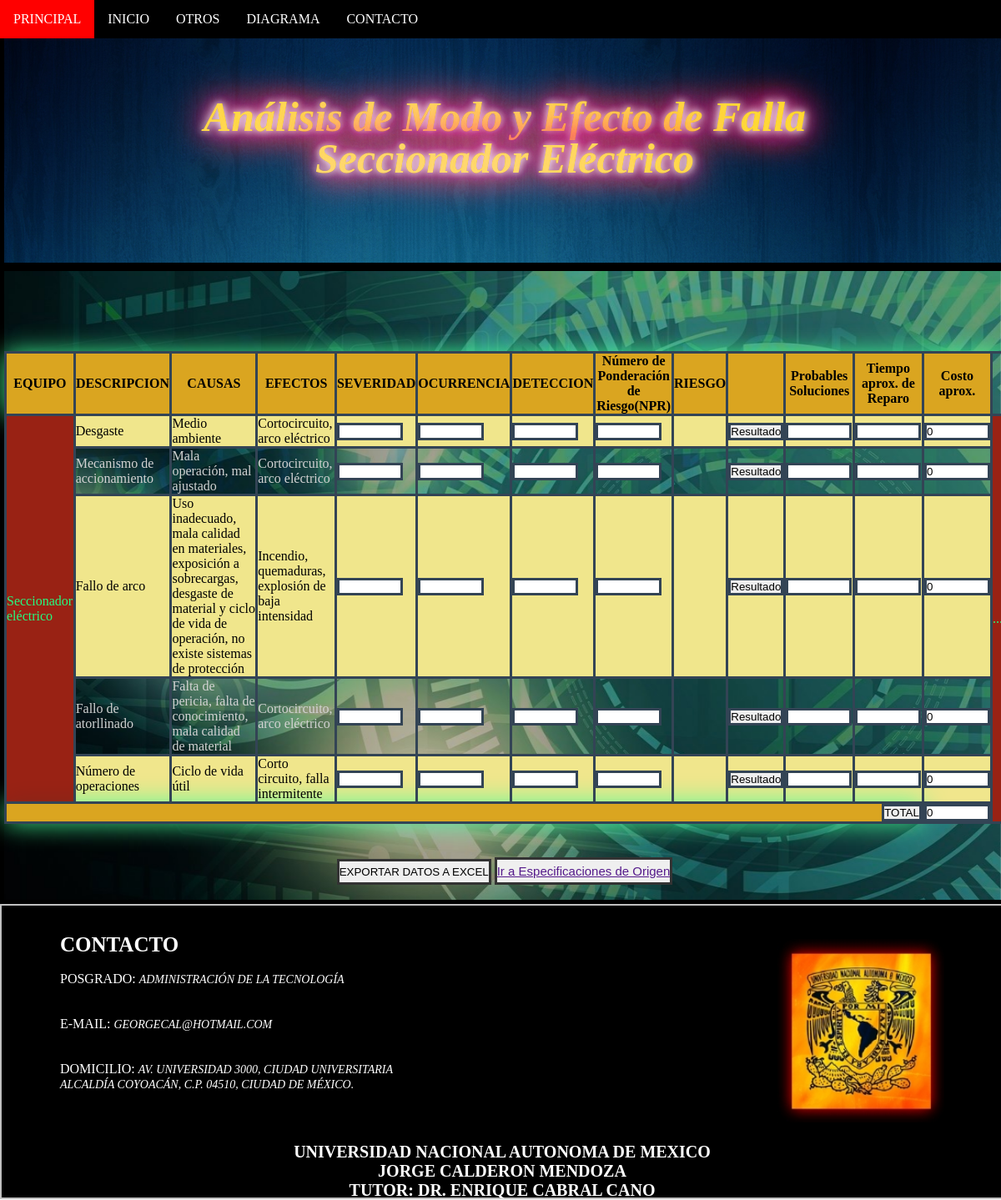
/SeccionadorElec/, run on the app's committed database.
### TES/models.py (models this page shows, shortened)
class Post(models.Model):
    Autor = models.ForeignKey('auth.User', on_delete=models.CASCADE)
    Elemento = models.CharField(max_length=200)
    Descripción_1 = models.CharField(max_length=200)
    Causa_1 = models.TextField()
    Efectos_1 = models.TextField()
    Descripción_2 = models.CharField(max_length=200)
    Causa_2 = models.TextField()
    Efectos_2 = models.TextField()
    Descripción_3 = models.CharField(max_length=200)
    Causa_3 = models.TextField()
    Efectos_3 = models.TextField()
    Descripción_4 = models.CharField(max_length=200)
    Causa_4 = models.TextField()
    Efectos_4 = models.TextField()
    Descripción_5 = models.CharField(max_length=200)
    Causa_5 = models.TextField()
    Efectos_5 = models.TextField()
    Descripción_6 = models.CharField(max_length=200)
    Causa_6 = models.TextField()
    Efectos_6 = models.TextField()
    Descripción_7 = models.CharField(max_length=200)
    Causa_7 = models.TextField()
    Efectos_7 = models.TextField()
    Descripción_8 = models.CharField(max_length=200)
    Causa_8 = models.TextField()
    Efectos_8 = models.TextField()
    Descripción_9 = models.CharField(max_length=200)
    Causa_9 = models.TextField()
    Efectos_9 = models.TextField()
    Descripción_10 = models.CharField(max_length=200)
    Causa_10 = models.TextField()
    Efectos_10 = models.TextField()
    Descripción_11 = models.CharField(max_length=200)
    Causa_11 = models.TextField()
    Efectos_11 = models.TextField()
    Descripción_12 = models.CharField(max_length=200)
    Causa_12 = models.TextField()
    Efectos_12 = models.TextField()
    Datos_Creados = models.DateTimeField(
            default=timezone.now)
    Datos_Publicados = models.DateTimeField(
            blank=True, null=True)

### TES/views.py (the view)
# urls.py: path('SeccionadorElec/', views.SeccionadorElec, name='SeccionadorElec'),
def SeccionadorElec(request):
    posts = Post.objects.filter(Elemento='Seccionador eléctrico')
    return render(request, 'SeccionadorElec.html', {'posts': posts})

### TES/templates/SeccionadorElec.html (shortened to what this page needs)
<!DOCTYPE html>
<html lang="es">
<head>
		   {%load static%}
       <link rel="stylesheet" href="{%static 'css/O.css' %}">
</head>
	<header>
		<div class="navbar">
  <a href="/">PRINCIPAL</a>
  <div class="subnav">
    <a href="#">INICIO</a>
  </div>
  <div class="subnav">
    <button class="subnavbtn">OTROS</button>
  </div>
  <div class="subnav">
    <a href="/Diagrama">DIAGRAMA</a>
  </div>
  <a href="#footer">CONTACTO</a>
</div>
	</header>
<body>
{%load static%}
<div style= "background: url({% static 'Ima/91.jpg'%});
border: 5px solid black;
font: italic bold 50px/50px Times New Roman, serif;
text-align:center;
margin: auto; width: 100%; height: 100%; padding-top: 60px; padding-bottom: : 60px;">
	<a class = "v" href="/">Análisis de Modo y Efecto de Falla <br>Seccionador Eléctrico</br></a>
 </div>
{%load static%}
<div style= "background: url({% static 'Ima/120.jpg'%}); border: 5px solid black; width: 100%; padding-top: 60px; padding-bottom: : 60px;
background-attachment: fixed;
background-position: center;
background-repeat: no-repeat;
background-size: cover;">
<div>
{% for Post in posts %}
    <table id="tabla" >
      <tr style="background-color:goldenrod; box-shadow: 0 0 30px #4f9;">
        <th>EQUIPO</th>
        <th>DESCRIPCION</th>
        <th>CAUSAS</th>
        <th>EFECTOS</th>
        <th>SEVERIDAD</th>
        <th>OCURRENCIA</th>
        <th>DETECCION</th>
        <th>Número de Ponderación de Riesgo(NPR)</th>
        <th>RIESGO</th>
        <th></th>
				<th>Probables Soluciones</th>
        <th>Tiempo aprox. de Reparo</th>
        <th>Costo aprox.</th>
     </tr>
      <tr style="background-color: khaki;">
        {%load static%}
        <td rowspan="5" style="color:springgreen; background: darkred; opacity: 0.85; box-shadow: 0 0 30px #4f9;">{{ Post.Elemento|linebreaksbr }}</td>
        <td>{{ Post.Descripción_1|linebreaksbr }}</td>
        <td>{{ Post.Causa_1|linebreaksbr }}</td>
        <td>{{ Post.Efectos_1|linebreaksbr }}</td>
        <td><label for="a"></label>
        <input type="text" name="a" id="a" maxlength= "2" size="7"></td>
        <td><label for="b"></label>
        <input type="text" name="b" id="b" maxlength= "2" size="7"></td>
        <td><label for="c"></label>
        <input type="text" name="c" id="c" maxlength= "2" size="7"></td>
        <td id= "m"><label for="d"></label>
        <input type="text" name="d" id="d"  maxlength= "4" size="7"></td>
        <td id= "n"><label for="e"></label></td>
        <td><input type="button" onclick="valor (); m ();" name="r" id="r" value="Resultado"></td>
				<td><label for="g"></label>
        <input type="text" name="g" id="g" maxlength= "60" size="7"></td>
        <td><label for="k"></label>
        <input type="text" name="k" id="k" maxlength= "25" size="7"></td>
        <td><label for="l"></label>
        <input type="text" name="l" id="l" maxlength= "10" size="7" value = 0></td>
        <td rowspan="12" style="color:springgreen; background: darkred; opacity: 0.85; box-shadow: 0 0 30px #4f9;">...</td>
      </tr>
      <tr>
        <td style= "color:lightgray";>{{ Post.Descripción_2|linebreaksbr }}</td>
        <td style= "color:lightgray";>{{ Post.Causa_2|linebreaksbr }}</td>
        <td style= "color:lightgray";>{{ Post.Efectos_2|linebreaksbr }}</td>
        <td><label for="a1"></label>
        <input type="text" name="a1" id="a1" maxlength= "2" size="7"></td>
        <td><label for="b1"></label>
        <input type="text" name="b1" id="b1" maxlength= "2" size="7"></td>
        <td><label for="c1"></label>
        <input type="text" name="c1" id="c1" maxlength= "2" size="7"></td>
        <td id= "m1"><label for="d1"></label>
        <input type="text" name="d1" id="d1"  maxlength= "4" size="7"></td>
        <td id= "n1"><label for="e1"></label></td>
        <td><input type="button" onclick="valor1 (); m1 ();" name="r1" id="r1" value="Resultado"></td>
				<td><label for="g1"></label>
        <input type="text" name="g1" id="g1" maxlength= "60" size="7"></td>
        <td><label for="k1"></label>
        <input type="text" name="k1" id="k1" maxlength= "25" size="7"></td>
        <td><label for="l"></label>
        <input type="text" name="l1" id="l1" maxlength= "10" size="7" value = 0></td>
      </tr>
      <tr  style="background-color:khaki;">
        <td>{{ Post.Descripción_3|linebreaksbr }}</td>
        <td>{{ Post.Causa_3|linebreaksbr }}</td>
        <td>{{ Post.Efectos_3|linebreaksbr }}</td>
        <td><label for="a2"></label>
        <input type="text" name="a2" id="a2" maxlength= "2" size="7"></td>
        <td><label for="b2"></label>
        <input type="text" name="b2" id="b2" maxlength= "2" size="7"></td>
        <td><label for="c2"></label>
        <input type="text" name="c2" id="c2" maxlength= "2" size="7"></td>
        <td id= "m2"><label for="d2"></label>
        <input type="text" name="d2" id="d2"  maxlength= "4" size="7"></td>
        <td id= "n2"><label for="e2"></label></td>
        <td><input type="button" onclick="valor2 (); m2 ();" name="r2" id="r2" value="Resultado"></td>
				<td><label for="g2"></label>
        <input type="text" name="g2" id="g2" maxlength= "60" size="7"></td>
        <td><label for="k2"></label>
        <input type="text" name="k2" id="k2" maxlength= "25" size="7"></td>
        <td><label for="l"></label>
        <input type="text" name="l2" id="l2" maxlength= "10" size="7" value = 0></td>
      </tr>
      <tr>
        <td style= "color:lightgray";>{{ Post.Descripción_4|linebreaksbr }}</td>
        <td style= "color:lightgray";>{{ Post.Causa_4|linebreaksbr }}</td>
        <td style= "color:lightgray";>{{ Post.Efectos_4|linebreaksbr }}</td>
        <td><label for="a3"></label>
        <input type="text" name="a3" id="a3" maxlength= "2" size="7"></td>
        <td><label for="b3"></label>
        <input type="text" name="b3" id="b3" maxlength= "2" size="7"></td>
        <td><label for="c3"></label>
        <input type="text" name="c3" id="c3" maxlength= "2" size="7"></td>
        <td id= "m3"><label for="d3"></label>
        <input type="text" name="d3" id="d3"  maxlength= "4" size="7"></td>
        <td id= "n3"><label for="e3"></label></td>
        <td><input type="button" onclick="valor3 (); m3 ();" name="r3" id="r3" value="Resultado"></td>
				<td><label for="g3"></label>
        <input type="text" name="g3" id="g3" maxlength= "60" size="7"></td>
        <td><label for="k3"></label>
        <input type="text" name="k3" id="k3" maxlength= "25" size="7"></td>
        <td><label for="l3"></label>
        <input type="text" name="l3" id="l3" maxlength= "10" size="7" value = 0></td>
      </tr>
      <tr style="background-color:khaki;">
        <td>{{ Post.Descripción_5|linebreaksbr }}</td>
        <td>{{ Post.Causa_5|linebreaksbr }}</td>
        <td>{{ Post.Efectos_5|linebreaksbr }}</td>
        <td><label for="a4"></label>
        <input type="text" name="a4" id="a4" maxlength= "2" size="7"></td>
        <td><label for="b4"></label>
        <input type="text" name="b4" id="b4" maxlength= "2" size="7"></td>
        <td><label for="c4"></label>
        <input type="text" name="c4" id="c4" maxlength= "2" size="7"></td>
        <td id= "m4"><label for="d4"></label>
        <input type="text" name="d4" id="d4"  maxlength= "4" size="7"></td>
        <td id= "n4"><label for="e4"></label></td>
        <td><input type="button" onclick="valor4 (); m4 ();" name="r4" id="r4" value="Resultado"></td>
				<td><label for="g4"></label>
        <input type="text" name="g4" id="g4" maxlength= "60" size="7"></td>
        <td><label for="k4"></label>
        <input type="text" name="k4" id="k4" maxlength= "25" size="7"></td>
        <td><label for="l4"></label>
        <input type="text" name="l4" id="l4" maxlength= "10" size="7" value = 0></td>
      </tr>
      <tr>
        <td colspan="12" align= "right" style="background-color:goldenrod; box-shadow: 0 0 30px #4f9;"><input type="button" onclick="valor12 ();" name="r12" id="r12" value="TOTAL"></td>
        <td><label for="l12"></label>
        <input type="text" name="l12" id="l12" maxlength= "10" size="7" value = 0></td>
      </tr>
</table>
{% endfor %}
<div  style= "padding-top: 40px;" align= "center">
<button style = "border : 3px solid #333; padding-top: 5px; padding-bottom: 5px;" id="btnExportar"> EXPORTAR DATOS A EXCEL</button>
<button style = "border : 3px solid #333; padding-top: 5px; padding-bottom: 5px;" id="btnExportar"><a href="" style= "font-size: 15px;"> Ir a Especificaciones de Origen<a></button>
</div>
{% load static %}
</div>
</div>
{% load static %}
</body>
<footer id= "footer"; style="width: 100%;">
{% load static %}
<img src="{% static 'Ima/UNAM1.jpg' %}" WIDTH=200 HEIGHT=220 align= "right" style="margin-right: 70px; margin-top: 40px;"></img>
<br>
<h6 style="margin-left: 70px; margin-top: 15px; font-size: 25px;"> CONTACTO </h6>
  <div style="margin-left: 70px;" class="row">
   <label for="name">POSGRADO:</label>
   <label style= "font-size: 14px;"><i>Administración de la Tecnología</i></label>
 </div>
 <br></br>
 <div style="margin-left: 70px;" class="row">
   <label for="email">E-MAIL:</label>
	 <label style= "font-size: 14px;"><i>georgecal@hotmail.com</i></label>
 </div>
 <br></br>
 <div style="margin-left: 70px;" class="row">
   <label for="message">DOMICILIO:</label>
  <label style= "font-size: 14px;" ><i>Av. Universidad 3000, Ciudad Universitaria
	<br>	Alcaldía Coyoacán, C.P. 04510, Ciudad de México.</i></label>
 </div>
<br></br>
<h4 style= "font-size: 20px; margin-top: 25px;" align="center" >UNIVERSIDAD NACIONAL AUTONOMA DE MEXICO </h4>
<h5 style= "font-size: 20px; margin-bottom: 30px;" align="center"> JORGE CALDERON MENDOZA
<br style= "font-size: 20px; margin-bottom: 30px; " align="center"> TUTOR: DR. ENRIQUE CABRAL CANO</br></h5>
</footer>
</html>

### TES/static/css/O.css (style rules this page uses)
* { padding: 0; margin: 0; }
.navbar { overflow: hidden; background-color: black; width: 100%; position:fixed; }
.navbar a { float: left; font-size: 16px; color: white; text-align: center; padding: 14px 16px; text-decoration: none; }
.subnav { float: left; overflow: hidden; }
.subnav .subnavbtn { font-size: 16px; border: none; outline: none; color: white; padding: 14px 16px; background-color: inherit; font-family: inherit; margin: 0; }
.v { color:gold; mix-blend-mode: lighten; text-decoration: none; text-shadow: 0 0 10px #fff, 0 0 20px #fff, 0 0 30px #e60073, 0 0 40px #e60073, 0 0 50px #e60073, 0 0 60px #e60073, 0 0 70px #e60073; }
footer { height:350px; width:100%; background:black; font-family: "Times New Roman"; text-transform: uppercase; color: white; border: 2px solid #c0c0c0; margin: auto; }

### TES/templates/SeccionadorElec.html (style rules this page uses)
table, th, td, input { border : 3px solid #345; }
table { width: 100%; border-collapse: collapse; }

### data on the page
Post: Elemento "Seccionador eléctrico", Descripción_1 "Desgaste", Causa_1 "Medio ambiente", Efectos_1 "Cortocircuito, arco eléctrico", Descripción_2 "Mecanismo de accionamiento", Causa_2 "Mala operación, mal ajustado", Efectos_2 "Cortocircuito, arco eléctrico", Descripción_3 "Fallo de arco", Causa_3 "Uso inadecuado, mala calidad en materiales, exposición a sobrecargas, desgaste de material y ciclo de vida de operación, no existe sistemas de protección", Efectos_3 "Incendio, quemaduras, explosión de baja intensidad", Descripción_4 "Fallo de atorllinado", Causa_4 "Falta de pericia, falta de conocimiento, mala calidad de material", Efectos_4 "Cortocircuito, arco eléctrico", Descripción_5 "Número de operaciones", Causa_5 "Ciclo de vida útil", Efectos_5 "Corto circuito, falla intermitente"
